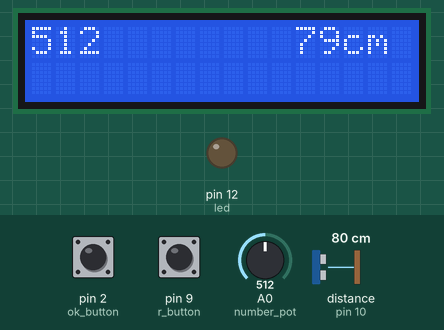
A sketch run on a simulated Arduino Uno, built with avr-gcc and run on an emulated ATmega328P. On the bench: 16×2 character LCD, output pins drawn as LEDs (lit = HIGH). Wiring (inferred from the names in the program): ultrasonic range finder: trigger pin 11; echo pin 10. Inputs (shaded band) come from the test bench; at power-on: pin 2 (ok_button) LOW, pin 9 (r_button) LOW, distance to the obstacle (sensor on pin 10) 80 cm, A0 (number_pot) = 512. The echo pulse lasts 58.3 µs per cm; pins used as bus, display or sensor lines are not drawn; what the sketch prints to the serial monitor is not drawn.

Above: at 1.23 s.
1.3 s: pin 2 (ok_button) pulled HIGH for 0.15 s
At 2.4 s:
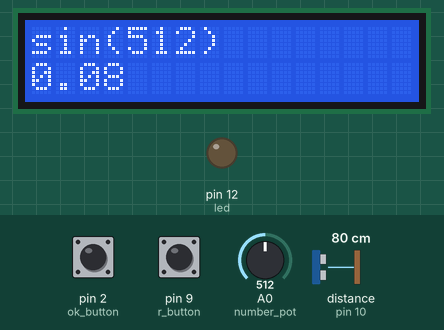
2.9 s: pin 9 (r_button) pulled HIGH for 0.15 s
At 3.01 s:
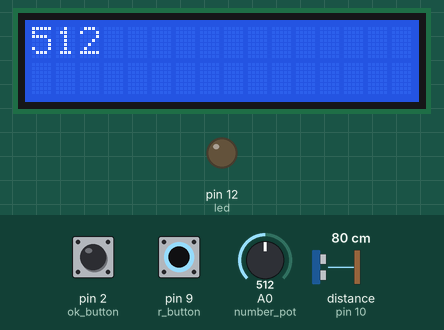
6.0 s: distance to the obstacle (sensor on pin 10) set to 2 cm
At 6.02 s:
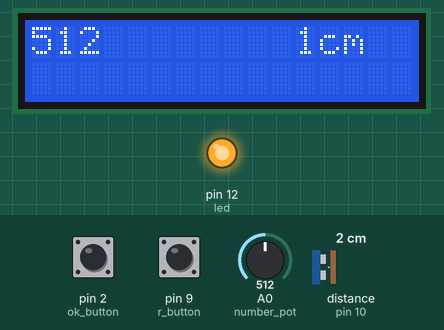
7.6 s: A0 (number_pot) set to 716
At 7.85 s:
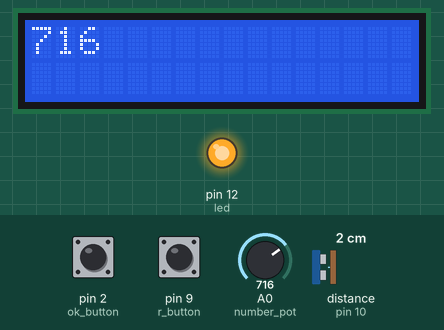
9.1 s: pin 2 (ok_button) pulled HIGH for 1 s
At 10.6 s:
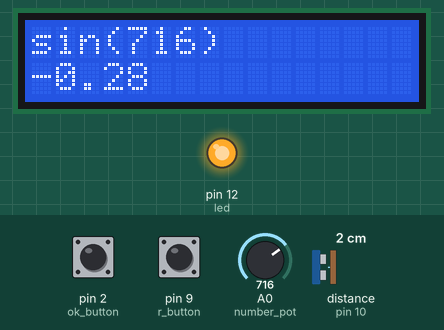
11.6 s: pin 9 (r_button) pulled HIGH for 1 s
At 11.71 s:
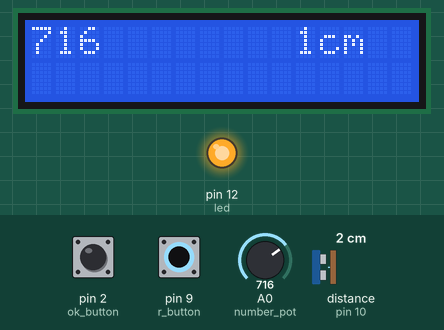
Timing chart, 0 to 14.6 s (numbered marks = the images above; inputs shaded):
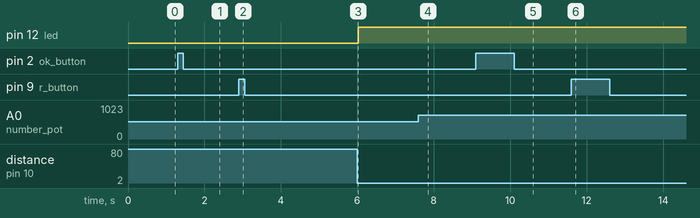

The sketch:

Arduino_sin_cos_tan.ino
```cpp
#include <LiquidCrystal.h>

#define echoPin 10
#define trigPin 11
#define ok_button 2
#define r_button 9
#define number_pot A0
#define led 12

int number, ok, ac, s = 30, x, count = 0, sure, mesafe;

LiquidCrystal lcd(8, 7, 6, 5, 4, 3);


void setup() {
  pinMode(echoPin, INPUT);
  pinMode(trigPin, OUTPUT);
  pinMode(ok_button, INPUT);
  pinMode(r_button, INPUT);
  pinMode(led, OUTPUT);
  lcd.begin(16, 2);
  Serial.begin(9600);
}

void loop() {
  number = analogRead(number_pot);
  ok = digitalRead(ok_button);
  ac = digitalRead(r_button);
  Serial.print(number);
  Serial.print("\n");
  delay(s);
  if (count == 0) {
    lcd.clear();
    lcd.setCursor(0, 0);
    lcd.print(number);
    digitalWrite(trigPin, HIGH);
    delayMicroseconds(1000);
    digitalWrite(trigPin, LOW);
    sure = pulseIn(echoPin, HIGH);
    mesafe = (sure / 2) / 29.1;
    if (mesafe <= 25){
      digitalWrite(led,HIGH);
    }
    else{
      digitalWrite(led,LOW);
    }
    lcd.setCursor(11, 0);
    lcd.print(mesafe);
    lcd.print("cm");
  }
  delay(s);
  if (ok == 1) {
    ok = 0;
    count = 1;
    lcd.clear();
    lcd.setCursor(0, 0);
    lcd.print("sin(");
    lcd.print(number);
    lcd.print(")");
    lcd.setCursor(0, 1);
    lcd.print(sin(number));
  }

  if (ac == 1) {
    count = 0;
  }
}
```

Measured:
- after the input at 1.3 s, the display: first differs from a run without the input after 0.10 s (image 1)
- after the input at 2.9 s, the display: changes after 0.11 s (image 2)
- after the input at 6.0 s, pin 12 (led): LOW → HIGH at once; the display: first differs from a run without the input at once (image 3)
- after the input at 7.6 s, the display: changes after 0.05 s (image 4)
- after the input at 9.1 s, the display: first differs from a run without the input after 0.09 s (image 5)
- after the input at 11.6 s, the display: first changes after 0.10 s (image 6 shows a later state)
